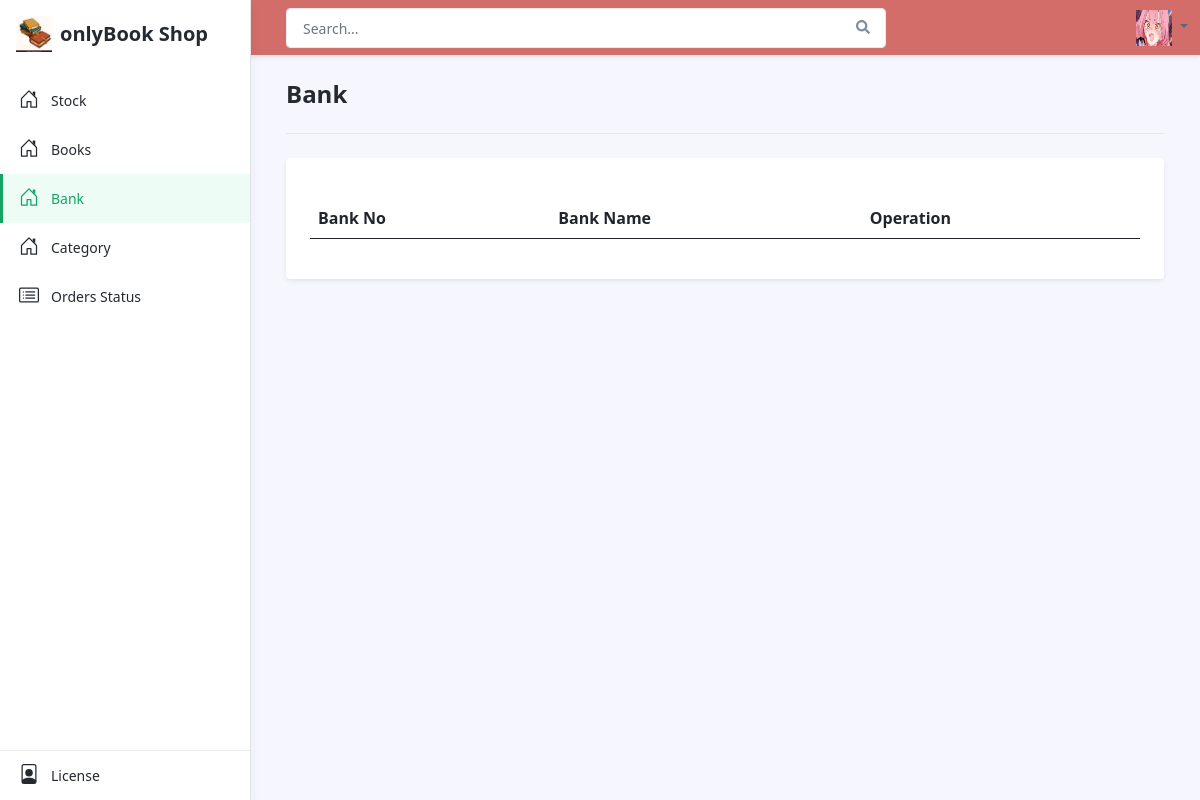
Before: /admin_system/index.php?page=bank with the older database file.
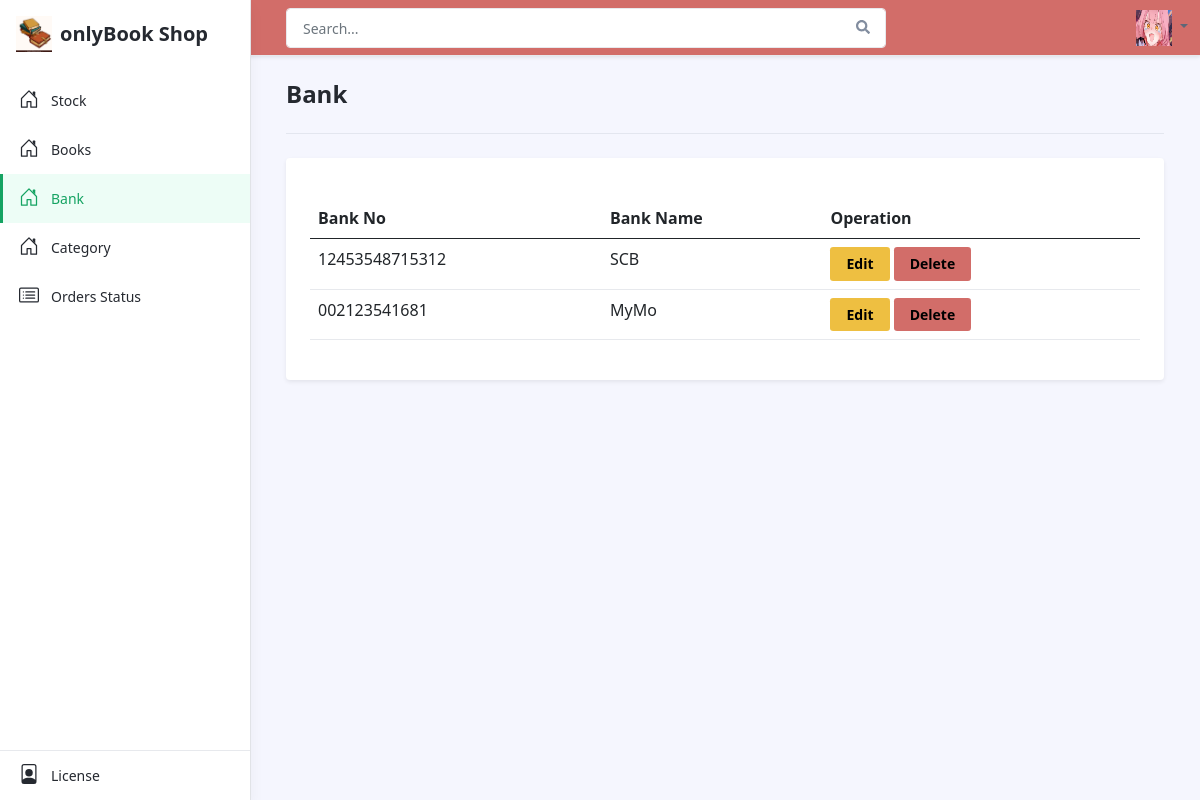
After: the same page with the newer database file.
### tables this page shows
CREATE TABLE `payment` (
  `payment_id` varchar(100) NOT NULL,
  `bank_no` varchar(100) NOT NULL,
  `bank_name` varchar(100) NOT NULL,
  PRIMARY KEY (`payment_id`)
);

### admin_system/bank/index.php (the view, shortened to what this page needs)
<?php
require("connect_db.php");
$sql = " SELECT * FROM payment";
$rs = mysqli_query($conn, $sql);
?>
<h1 class="app-page-title">Bank</h1>
<hr class="mb-4">
<div class="row g-4 setting-section">
    <div class="col-12 col-md-12">
        <div class="app-card app-card-setting shadow-sm p-4">
            <div class="app-card-body">
                <table class="table">
                    <table class="table">
                        <thead>
                            <tr>
                                <th scope="col">Bank No</th>
                                <th scope="col">Bank Name</th>
                                <th scope="col">Operation</th>
                            </tr>
                        </thead>
                        <tbody>
                            <?php foreach($rs as $data): ?>
                                <tr>
                                    <td><?=$data['bank_no']?></td>
                                    <td><?=$data['bank_name']?></td>
                                    <td>
                                        <a href="" class="btn btn-sm btn-warning">Edit</a>
                                        <a href="" class="btn btn-sm btn-danger">Delete</a>
                                    </td>
                                </tr>
                            <?php endforeach ?>
                        </tbody>
                    </table>
                </table>
            </div>
        </div>
    </div>
</div>

Changed rows visible on the page:
added payment: bank_no "12453548715312", bank_name "SCB"
added payment: bank_no "002123541681", bank_name "MyMo"
